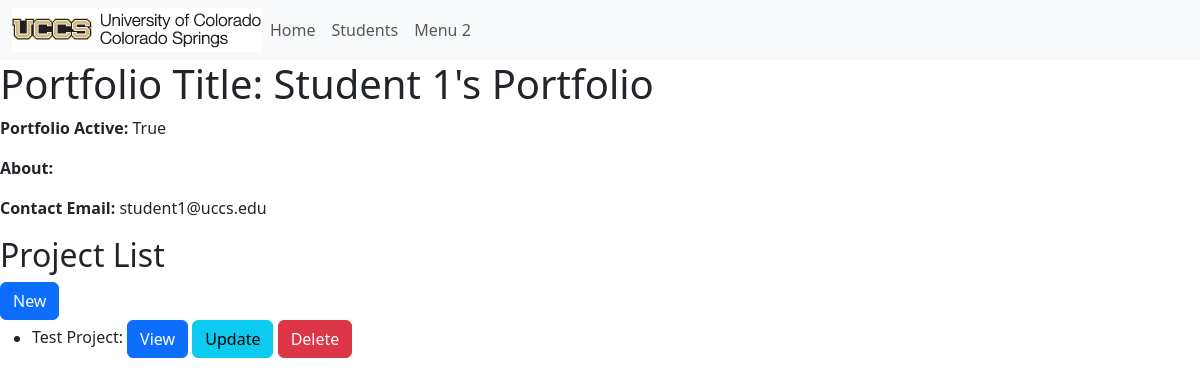
The app's page /portfolio/3, older data.
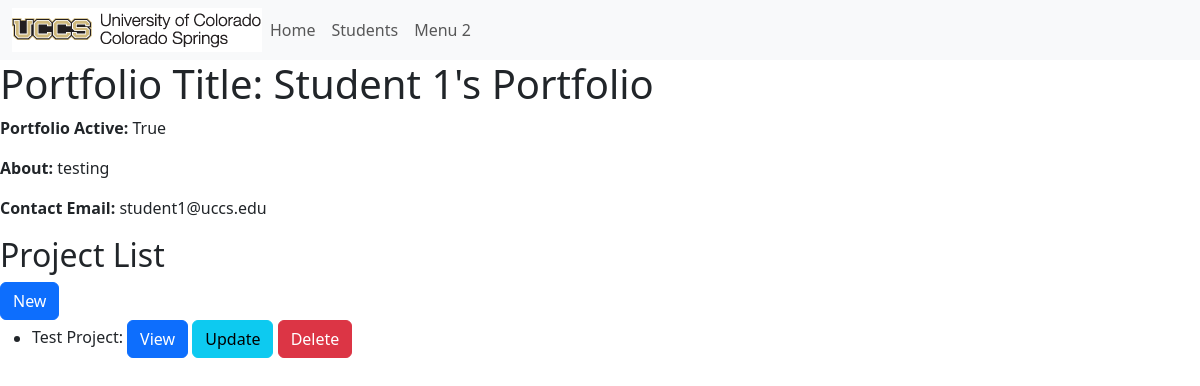
The same page, newer data.
### portfolio_app/models.py (models this page shows, shortened)
class Portfolio(models.Model):
    title = models.CharField(max_length=200)
    contact_email = models.CharField(max_length=200)
    is_active = models.BooleanField(default=False)
    about = models.TextField(blank=True)

### portfolio_app/views.py (the view)
# urls.py: path('portfolio/<int:pk>', views.PortfolioDetailView.as_view(), name='portfolio-detail'),
class PortfolioDetailView(generic.DetailView):
        model = Portfolio
        def get_context_data(self, **kwargs):
            context = super(PortfolioDetailView, self).get_context_data(**kwargs)
            context['project_data'] = Project.objects.all()
            return context

### portfolio_app/models.py (called while the page is built)
    def get_absolute_url(self):
        return reverse('project-detail', args=[str(self.id)])

### portfolio_app/templates/portfolio_app/portfolio_detail.html
{% extends 'portfolio_app/base_template.html' %}
{% block content %}
<h1>Portfolio Title: {{ portfolio.title }}</h1>
<p><strong>Portfolio Active:</strong> {{ portfolio.is_active }}</p>
<p><strong>About:</strong> {{ portfolio.about }}</p>
<p><strong>Contact Email:</strong> {{ portfolio.contact_email }}</p>
<h2>Project List</h2>
<a class="btn btn-primary" href="{% url 'create_project' portfolio.id %}" role="button">New</a>
{% if project_data %}
<ul>
    {% for project in project_data %}
    {% if project.portfolio.title == portfolio.title %}
    <li>
        {{ project.title }}:
            <a class="btn btn-primary" href="{{ project.get_absolute_url }}" role="button">View</a>
            <a class="btn btn-info" href="{% url 'update_project' project.portfolio.id project.id %}" role="button">Update</a>
            <a class="btn btn-danger" href="{% url 'delete_project' project.portfolio.id project.id %}" role="button">Delete</a>
    </li>
    {% endif %}
    {% endfor %}
</ul>
{% else %}
    <p>No projects at this time.</p>
{% endif %}
{% endblock %}

Row changes from the older to the newer data that the page shows:
changed Portfolio "Student 1's Portfolio": about (not shown) → "testing"
